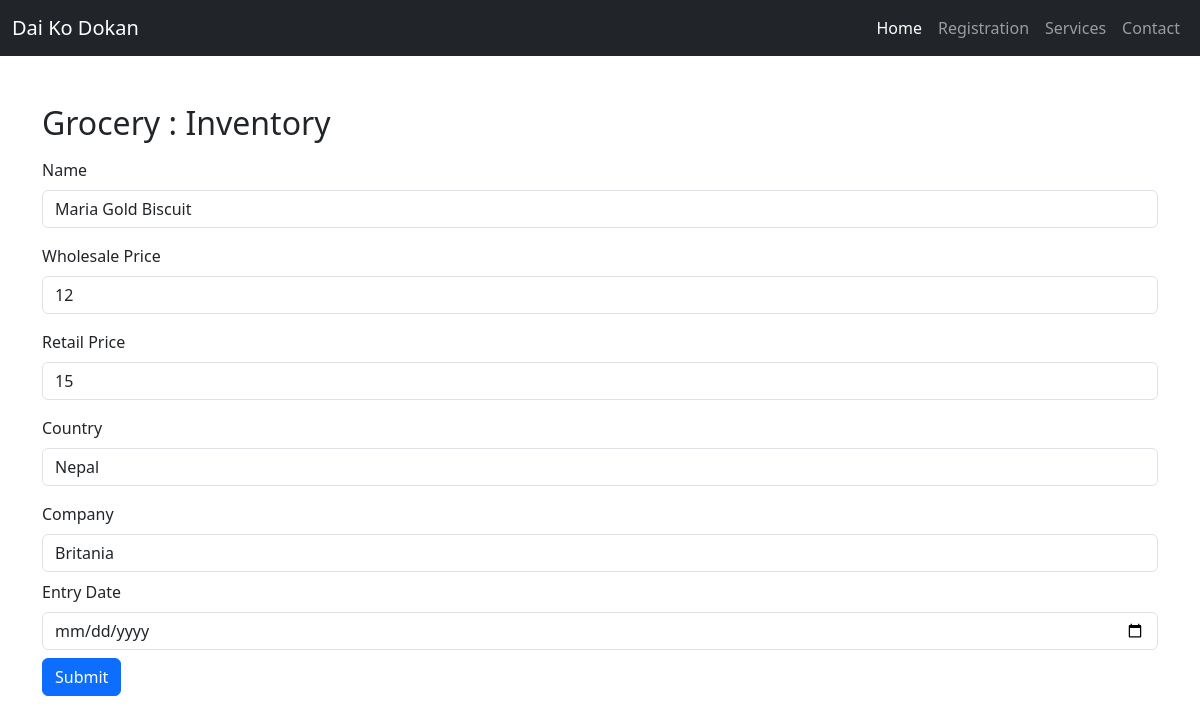
/form/edit/4, run on the app's committed database.
### items/models.py (models this page shows, shortened)
class GroceryItems(models.Model):
    name = models.CharField(max_length=50)
    wholesale_price = models.CharField(max_length=10)
    retail_price = models.CharField(max_length=10)
    country = models.CharField(max_length=50)
    company = models.CharField(max_length=50)
    entry_date = models.DateField()
    class Meta:
        db_table = 'grocery'

### items/views.py (the view, shortened to what this page needs)
# urls.py: path("form/edit/<pk>", views.edit_form, name="edit"),
def edit_form(request, pk):
    mx = GroceryItems.objects.get(id=pk)
    return render(request, "items/edit_form.html", {'mx':mx})

### items/templates/items/edit_form.html (shortened to what this page needs)
    {% extends "items/base.html" %}
   {% block content %}
<body>
    <div class="container mt-5">
        <h2 class="mb-3">Grocery : Inventory</h2>
        <form action="{% url 'edit' mx.id %}" method="post">
            <div class="mb-3">
                <label class="form-label">Name</label>
                <input type="text" name="name" class="form-control" placeholder="enter items" value="{{mx.name}}">
            </div>
            <div class="mb-3">
                <label class="form-label">Wholesale Price</label>
                <input type="text" name="wholesale_price" class="form-control" placeholder="enter w/sale price" value={{mx.wholesale_price}}>
            </div>
            <div class="mb-3">
                <label class="form-label">Retail Price</label>
                <input type="text" name="retail_price" class="form-control"  placeholder="enter retail price" value={{mx.retail_price}}>
            </div>
            <div class="mb-3">
                <label class="form-label">Country</label>
                <input type="text" name="country" class="form-control" placeholder="enter country" value={{mx.country}}>
            </div>
            <div class="mb-2">
                <label class="form-label">Company</label>
                <input type="text" name="company" class="form-control" placeholder="enter company" value={{mx.company}}>
            </div>
            <div class="mb-2">
                <label class="form-label">Entry Date</label>
                <input type="date" name="entry_date" class="form-control" placeholder="enter date" value={{mx.entry_date}}>
            </div>
            <button type="submit" class="btn btn-primary">Submit</button>
        </form>
    </div>
</body>
    {% endblock %}

### data on the page
GroceryItems: name "Maria Gold Biscuit", wholesale_price "12", retail_price "15", country "Nepal", company "Britania"
